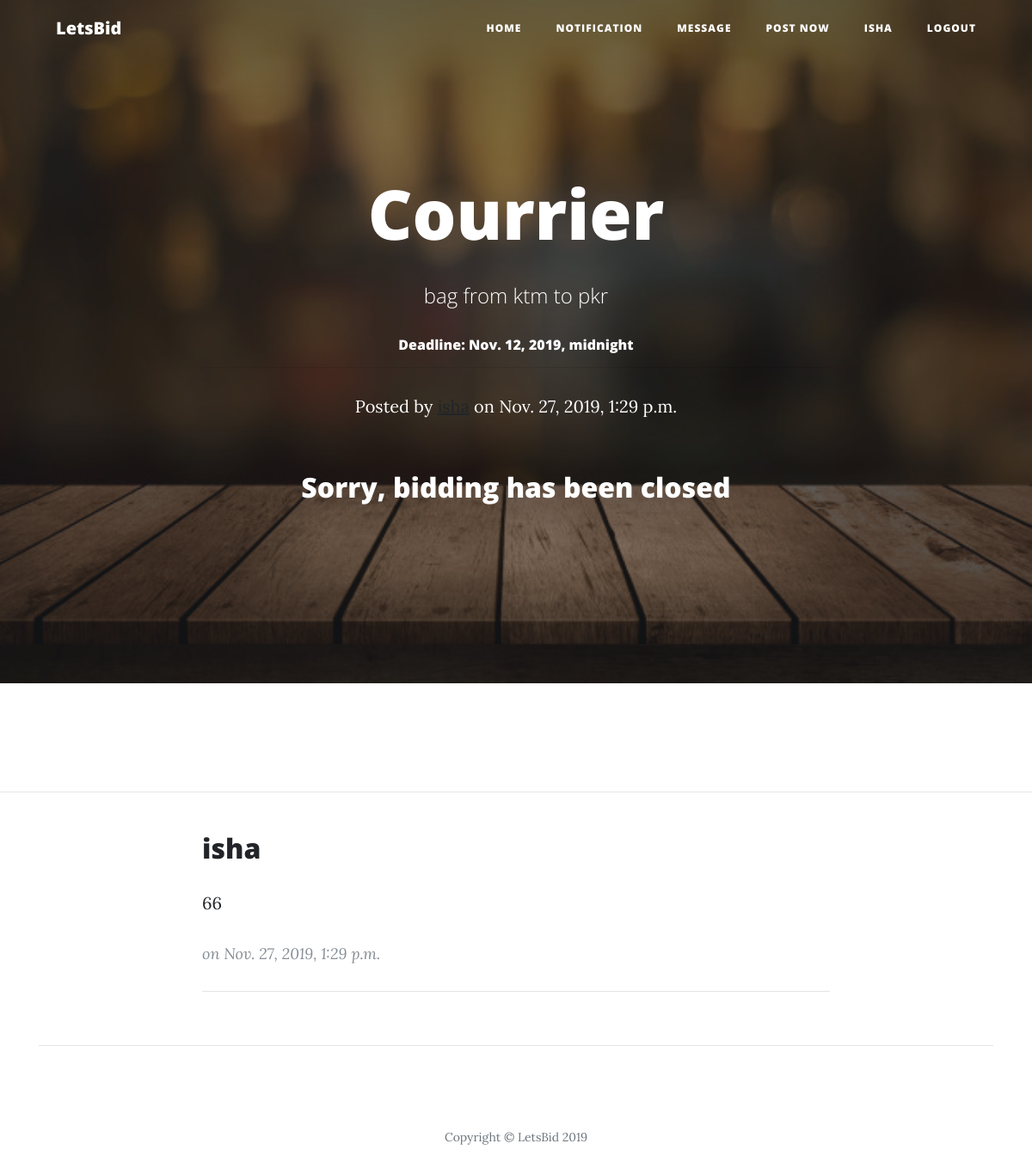
The app's page /contract/1/ (signed in) with its own data.
### entries/models.py (models this page shows, shortened)
class Contract(models.Model):
    contract_title = models.TextField(max_length=250)
    contract_details = models.TextField()
    contract_price = models.IntegerField()
    contract_date = models.DateTimeField(auto_now_add=True)
    contract_deadline = models.DateTimeField()
    contract_creator = models.ForeignKey(User, on_delete=models.CASCADE)
    contract_image1 = models.ImageField(upload_to='contract_image' , blank=True)
    contract_image2 = models.ImageField(upload_to='contract_image' , blank=True)
    contract_doc = models.FileField(upload_to='documents', blank=True)
    contract_paymentVerification = models.ImageField(upload_to='payment' , blank=True)
    approved_contract = models.BooleanField(default=False)
    class Meta:
        verbose_name_plural = "entries"
    @property
    def compdate(self):
        return pytz.utc.localize(datetime.today()) > self.contract_deadline

class Comment(models.Model):
    contract = models.ForeignKey('entries.Contract', on_delete=models.CASCADE, related_name='comments')
    author = models.CharField(max_length=200)
    text = models.TextField()
    created_date = models.DateTimeField(default=timezone.now)
    approved_comment = models.BooleanField(default=False)

### entries/views.py (the view)
# urls.py: path('contract/<int:pk>/', ContractView.as_view(), name = 'contract-detail'),
class ContractView(LoginRequiredMixin, DetailView):
	model = Contract
	template_name = 'entries/contract_detail.html'

### templates/entries/contract_detail.html (shortened to what this page needs)
{% load static %}
<!DOCTYPE html>
<html lang="en">
<head>
  <link href="{% static 'entries/vendor/bootstrap/css/bootstrap.min.css' %}" rel="stylesheet">
  <link href="{% static 'entries/vendor/fontawesome-free/css/all.min.css' %}" rel="stylesheet" type="text/css">
  <link href="{% static 'entries/css/clean-blog.min.css' %}" rel="stylesheet">
</head>
<body>
  <nav class="navbar navbar-expand-lg navbar-light fixed-top" id="mainNav">
    <div class="container">
      <a class="navbar-brand" href="{% url 'letsbid-home' %}">LetsBid</a>
      <div class="collapse navbar-collapse" id="navbarResponsive">
        <ul class="navbar-nav ml-auto">
          <li class="nav-item">
            <a class="nav-link" href="{% url 'letsbid-home' %}">Home</a>
          </li>
          <li class="nav-item">
            <a class="nav-link" href="{% url 'notification' %}">Notification</a>
          </li>
          <li class="nav-item">
            <a class="nav-link" href="{% url 'message' %}">Message</a>
          </li>
          <li class="nav-item">
            <a class="nav-link" href="{% url 'create_contract' %}">Post now</a>
          </li>
          <li class="nav-item">
            <a class="nav-link" href="{% url 'profile' %}">{{ user.username }}</a>
          </li>
          <li class="nav-item">
            <a class="nav-link" href="{% url 'logout' %}">Logout</a>
          </li>
        </ul>
      </div>
    </div>
  </nav>
  <header class="masthead" style="background-image: url({% static 'entries/img/home-bg.jpg' %})">
    <div class="overlay"></div>
    <div class="container">
      <div class="row">
        <div class="col-lg-8 col-md-10 mx-auto">
          <div class="site-heading">
            <h1>{{ object.contract_title }}</h1>
            <span class="subheading">{{ object.contract_details|linebreaks }}</span>
            <h6>Deadline: {{object.contract_deadline}}</h6>
            <hr>
            <p class="post-meta">Posted by <a href="{% url 'user-details' pk=object.contract_creator.pk %}">{{ object.contract_creator }}</a>
            on {{object.contract_date }}</p><br>
            {% if object.compdate %}
              <h2> Sorry, bidding has been closed </h2>
            {% else %}
            <a class="btn btn-primary" href="{% url 'add_comment_to_post' pk=contract.pk %}">Bid Your Price</a>
            {% endif %}
          </div>
        </div>
      </div>
    </div>
  </header>
      <div class="container">
      <div class="row">
        <div class="col-lg-8 col-md-10 mx-auto">
          <div class="post-preview">
            <br>
            <br>
          </div>
        </div>
        </div>
      </div>
      <hr>
      <br>
  {% if object.compdate %}
  {% for comment in contract.comments.all %}
  	<div class="container">
    	<div class="row">
      	<div class="col-lg-8 col-md-10 mx-auto">
        	<div class="post-preview">
            	<h2 class="post-title"><a>
              	{{ comment.author }} </a>
            	</h2>
            	<p class="post-meta">
              	{{ comment.text|linebreaks }}
            	</p>
            	<p class="post-meta">
            	on {{ comment.created_date }}</p>
            	<hr>
            	<br>
        	</div>
      	</div>
  	</div>
  {% empty %}
  <center><strong>No Bids here yet</strong></center>
  {% endfor %}
  {% else %}
  <center>
    <h2> Wait until deadline is reached to view the bids in this contract </h2>
  </center>
  {% endif %}
  <hr>
  <footer>
    <div class="container">
      <div class="row">
        <div class="col-lg-8 col-md-10 mx-auto">
          <p class="copyright text-muted">Copyright &copy; LetsBid 2019</p>
        </div>
      </div>
    </div>
  </footer>
</body>
</html>

### records on screen
Contract: contract_title "Courrier", contract_details "bag from ktm to pkr", contract_deadline "Nov. 12, 2019, midnight", contract_date "Nov. 27, 2019, 1:29 p.m."
Comment: author "isha", text "66", created_date "Nov. 27, 2019, 1:29 p.m."

### other values on screen
{{ user.username }} "ISHA"
